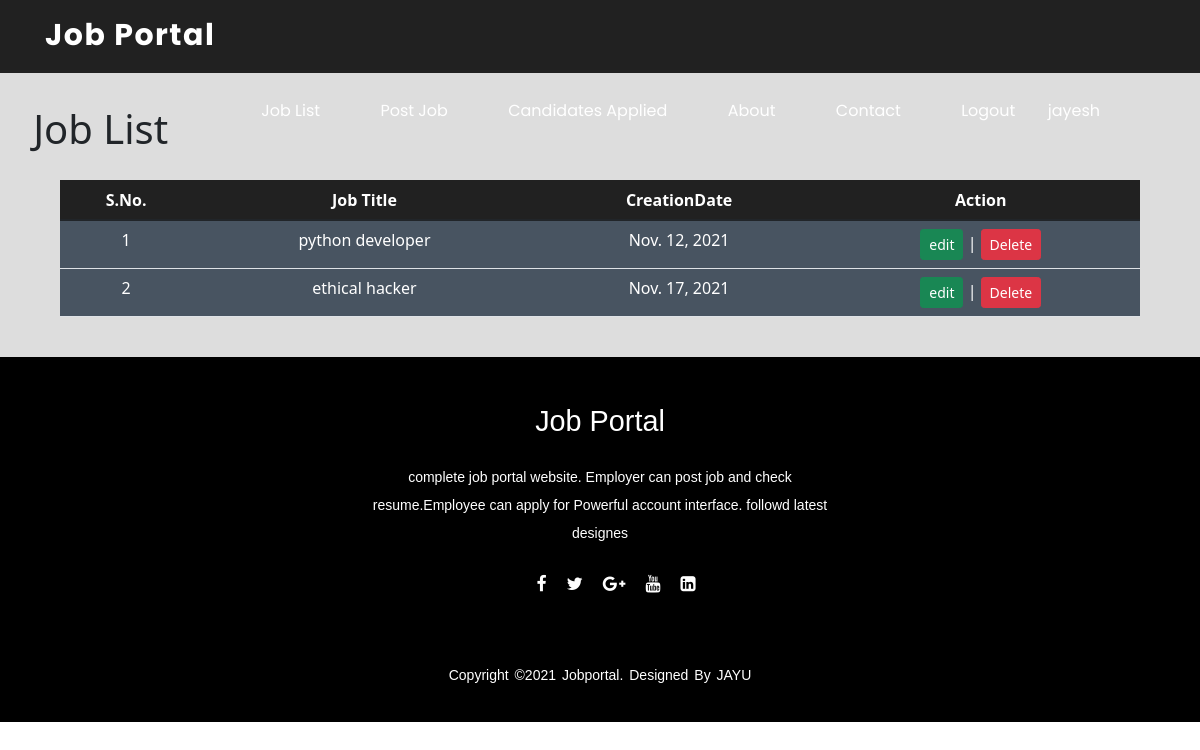
The page /job_list/ (signed in) on the database as committed earlier.
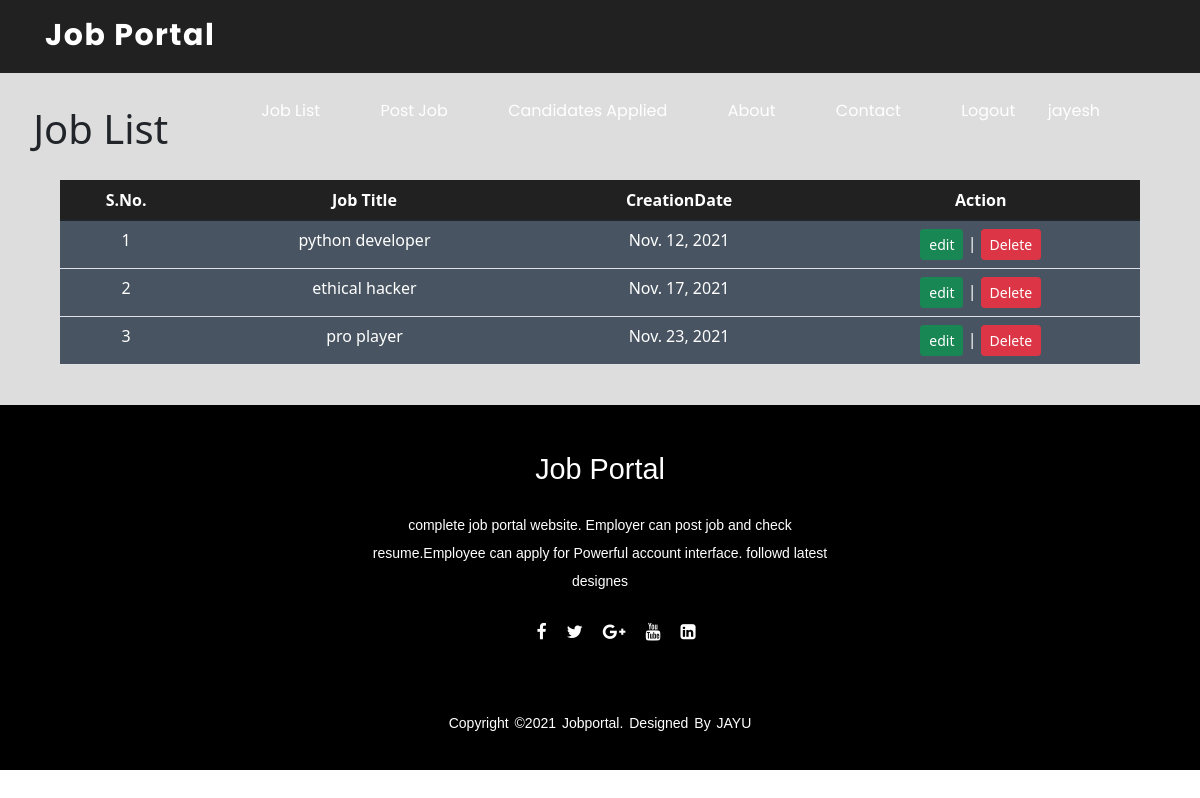
The same page on the database as committed later.
### job/models.py (models this page shows, shortened)
class jobs(models.Model):
    recruiter1 = models.ForeignKey(recruiter,on_delete=models.CASCADE)
    start_date=models.DateField()
    end_date=models.DateField()
    title=models.CharField(max_length=20)
    salary=models.FloatField(max_length=20)
    description=models.CharField(max_length=100)
    image=models.FileField()
    experience=models.CharField(max_length=100)
    location=models.CharField(max_length=20)
    skills=models.CharField(max_length=100)
    creation_date=models.DateField()

### job/views.py (the view)
# urls.py: path('job_list/',views.job_list,name='job_list'),
def job_list(request):
    if not request.user.is_authenticated:
        return redirect('recruiter_login')
    user=request.user
    recruiter2=recruiter.objects.get(user=user)
    job=jobs.objects.filter(recruiter1=recruiter2)
    d={'job':job}
    return render(request,'job/job_list.html',d)

### templates/job/job_list.html (shortened to what this page needs)
{% extends 'job/recruiter_navigation.html' %}
{% load static %}
{% block content %}
<div class="bg1">
<div class="hedinglist">
<br>
<br>
<h2 style="text-align:center;font-size:40px;margin-top:-16px;">Job List </h2>
</div>
<div class="listing">
<table class="table table-hover" id="example" >
<thead>
<tr style="text-align:center;">
    <th>S.No.</th>
    <th>Job Title</th>
    <th>CreationDate</th>
    <th>Action</th>
</tr>
</thead>
    <tbody>
        {% for i in job %}
            <tr style="background-color:#485461;text-align:center;">
                <td>{{forloop.counter}}</td>
                <td>{{i.title}}</td>
                <td>{{i.creation_date}}</td>
                <td><a href="{% url 'edit_jobdetail' i.id %}" class="btn btn-success btn-sm">edit</a> | <a href="#" class="btn btn-danger btn-sm">Delete</a></td>
            </tr>
        {%endfor%}
    </tbody>
</table>
<br>
</div>
</div>
{% endblock content %}

Rows that differ between the two databases and show on the page:
added jobs: title "pro player", creation_date "Nov. 23, 2021"
